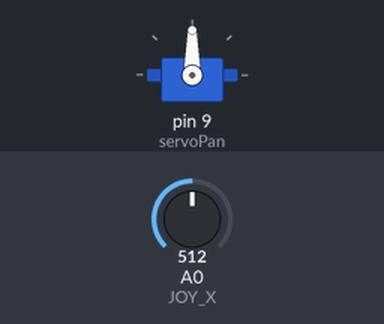
A sketch run on a simulated Arduino Uno, built with avr-gcc and run on an emulated ATmega328P. Parts: servo. The test bench sets the inputs (shaded band); at power-on: A0 (JOY_X) = 512.

Above: at 1.2 s.
1.3 s: A0 (JOY_X) set to 716
At 1.9 s:
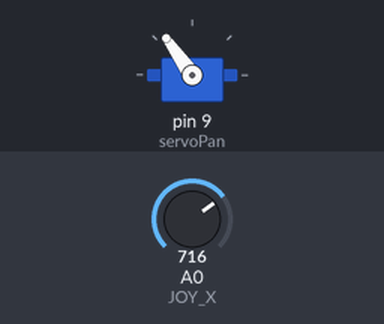
2.8 s: A0 (JOY_X) set to 900
At 4.0 s:
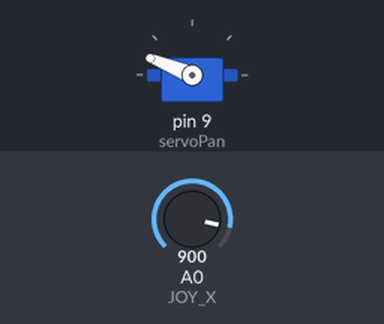
4.3 s: A0 (JOY_X) set to 1023
At 5.4 s:
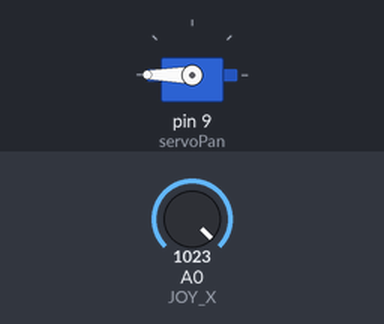
5.8 s: A0 (JOY_X) set to 306
At 6.3 s:
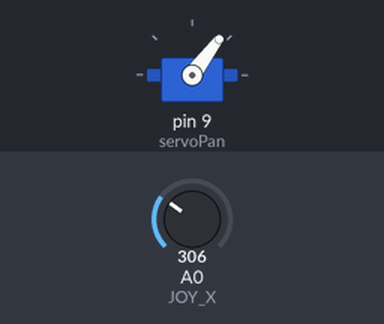
7.3 s: A0 (JOY_X) set to 122
At 7.7 s:
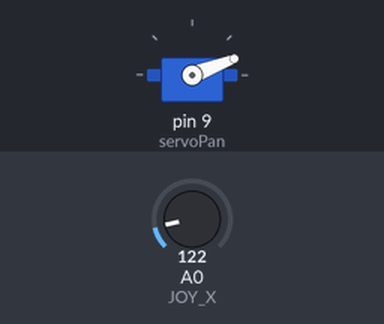
Timing chart, 0 to 9.8 s (numbered marks = the images above; inputs shaded):
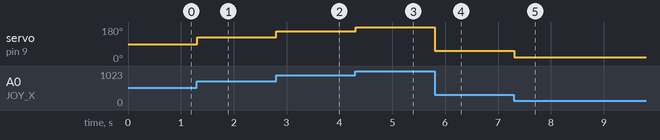

Measured:
- after the input at 1.3 s, servo on pin 9 (servoPan): 90° → 125° at once
- after the input at 2.8 s, servo on pin 9 (servoPan): 125° → 158° at once
- after the input at 4.3 s, servo on pin 9 (servoPan): 158° → 180° at once
- after the input at 5.8 s, servo on pin 9 (servoPan): 180° → 53° at once
- after the input at 7.3 s, servo on pin 9 (servoPan): 53° → 21° at once

The sketch:

Servo_joystick.ino
```cpp
#include <Servo.h>

#define JOY_X A0   // axe X du joystick
Servo servoPan;    // servo sur un axe

void setup() {
  servoPan.attach(9);  // Pin signal du servo
}

void loop() {
  int xVal = analogRead(JOY_X);        // lire le joystick
  int angle = map(xVal, 0, 1023, 0, 180); // convertir en angle
  servoPan.write(angle);               // tourner le servo
  delay(15);
}
```
